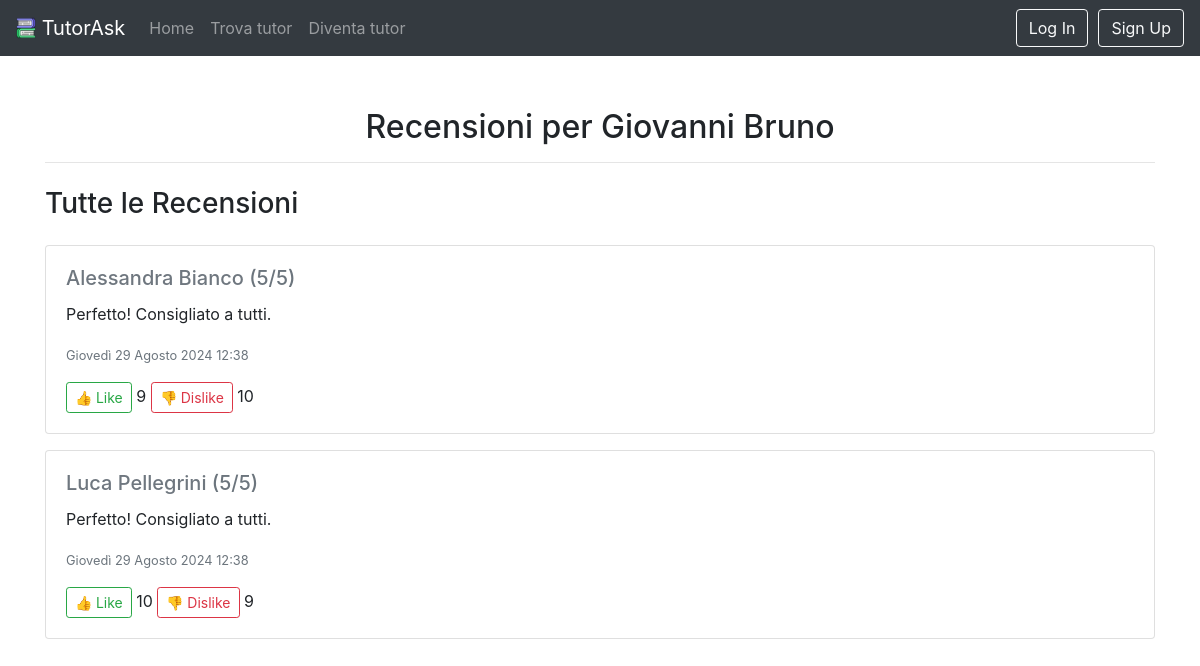
The page /reviews/tutor/1324/ on the database its author committed.
### users/models.py (models this page shows, shortened)
class Tutor(models.Model):
    user = models.OneToOneField(User, on_delete=models.CASCADE, primary_key=True)
    profile_picture = models.ImageField(upload_to='profile_imgs/', default='default/default_user.png')
    bio = models.TextField(blank=True, null=True)
    subjects = models.ManyToManyField(Subject)
    location = models.ForeignKey(Location, on_delete=models.DO_NOTHING)
    price_per_hour = models.IntegerField(default=15)
    rating = models.FloatField(default=3.0)  # da 1 a 5
    class Meta:
        verbose_name_plural = "Tutors"

class User(AbstractUser):
    is_student = models.BooleanField(default=False)
    is_tutor = models.BooleanField(default=False)
    birth_date = models.DateField()
    class Meta:
        verbose_name_plural = "Users"

class Student(models.Model):
    user = models.OneToOneField(User, on_delete=models.CASCADE, primary_key=True)
    reputation_score = models.IntegerField(default=60)  # Da 20 a 100
    class Meta:
        verbose_name_plural = "Students"

### reviews/models.py (models this page shows, shortened)
class Review(models.Model):
    tutor = models.ForeignKey(Tutor, on_delete=models.CASCADE, related_name='tutor_reviews')
    student = models.ForeignKey(Student, on_delete=models.CASCADE, related_name='student_reviews')
    rating = models.PositiveIntegerField()
    comment = models.TextField(blank=True, null=True)
    created_at = models.DateTimeField(auto_now_add=True)
    class Meta:
        verbose_name_plural = "Reviews"
        unique_together = ('tutor', 'student')
    @property
    def helpful_count(self):
        return self.votes.filter(is_like=True).count()
    @property
    def useless_count(self):
        return self.votes.filter(is_like=False).count()

### reviews/views.py (the view, shortened to what this page needs)
# urls.py: path('tutor/<int:pk>/', TutorReviewView.as_view(), name='tutor_reviews'),
class TutorReviewView(FormMixin, DetailView):
    model = Tutor
    template_name = 'reviews/tutor_reviews.html'
    context_object_name = 'tutor'
    form_class = ReviewForm
    def get_context_data(self, **kwargs):
        context = super().get_context_data(**kwargs)
        context['reviews'] = self.object.tutor_reviews.all().order_by('-created_at')
        if self.request.user.is_authenticated and self.request.user.is_student:
            student = self.request.user.student
            now = datetime.now()
            has_past_booking = Booking.objects.filter(
                Q(booked_for__day__lt=now.date()) |
                Q(booked_for__day=now.date(), booked_for__end__lt=now.time())
            ).filter(student=student, booked_for__tutor=self.object).exists()
            has_review = Review.objects.filter(
                tutor=self.object,
                student=student
            ).exists()
            if has_past_booking and not has_review:
                context['form'] = self.get_form()
            elif not has_past_booking:
                context['form'] = None
                context['info'] = "Non puoi inserire recensioni per i tutor con i quali non hai ancora sostenuto lezioni"
            elif has_review:
                context['form'] = None
                context['info'] = "Puoi inserire un'unica recensione per tutor"
            context['user_likes'] = {
                review.id: list(review.votes.filter(is_like=True).values_list('student_id', flat=True))
                for review in context['reviews']
            }
            context['user_dislikes'] = {
                review.id: list(review.votes.filter(is_like=False).values_list('student_id', flat=True))
                for review in context['reviews']
            }
        else:
            context['form'] = 'tutor'
        return context

### reviews/templatetags/custom_filters.py (called while the page is built)
@register.filter
def get_item(dictionary, key):
    return dictionary.get(key)

### reviews/templates/reviews/tutor_reviews.html (shortened to what this page needs)
{% extends 'base.html' %}
{% load custom_filters %}
{% block styles %} <link rel="stylesheet" href="https://cdnjs.cloudflare.com/ajax/libs/font-awesome/6.0.0-beta3/css/all.min.css"> {% endblock %}
{% block content %}
<div class="container mt-5">
    <h2 class="text-center">{% if request.user.pk == tutor.user.pk %}Recensioni sul mio conto{% else %}Recensioni per <a style="text-decoration: none; color: #212529" href="{% url 'lessons:tutor_detail' tutor.user.pk %}">{{ tutor.user.get_full_name }}{% endif %}</a></h2>
    <hr>
    <h3 class="my-4">Tutte le Recensioni</h3>
    <div>
        {% for review in reviews %}
            <div class="card mb-3">
                <div class="card-body">
                    <h5 class="card-title"><span class="text-muted"><a style="text-decoration: none; color: #6f777f" href="{% url 'reviews:student_reviews' review.student.user.pk %}">{% if review.student.user.id == request.user.id %}Tu{% else %}{{ review.student.user.get_full_name }}{% endif %}</a> ({{ review.rating }}/5)</span></h5>
                    <p class="card-text">{{ review.comment }}</p>
                    <p class="card-text"><small class="text-muted">{{ review.created_at }}</small></p>
                    <form method="post" action="{% url 'reviews:vote_review' review.pk 1 %}" style="display:inline;">
                        <button type="submit" class="btn btn-outline-success btn-sm {% if request.user.id in user_likes|get_item:review.id %}active{% endif %}">
                            👍 Like
                        </button>
                        <span>{{ review.helpful_count }}</span>
                    </form>
                    <form method="post" action="{% url 'reviews:vote_review' review.pk 0 %}" style="display:inline;">
                        <button type="submit" class="btn btn-outline-danger btn-sm {% if request.user.id in user_dislikes|get_item:review.id %}active{% endif %}">
                            👎 Dislike
                        </button>
                        <span>{{ review.useless_count }}</span>
                    </form>
                </div>
            </div>
        {% empty %}
            <p class="text-muted">Non ci sono ancora recensioni.</p>
        {% endfor %}
    </div>
</div>
{% endblock %}

### static/css/home.css (style rules this page uses)
html, body { height: 100%; margin: 0; background-color: #ffffff; }
body { padding-top: 60px; }

### rows shown on the page
Tutor: user.get_full_name "Giovanni Bruno"
Review: student.user.get_full_name "Alessandra Bianco", rating "5", comment "Perfetto! Consigliato a tutti.", created_at "Giovedì 29 Agosto 2024 12:38", helpful_count "9", useless_count "10"
Review: student.user.get_full_name "Luca Pellegrini", rating "5", comment "Perfetto! Consigliato a tutti.", created_at "Giovedì 29 Agosto 2024 12:38", helpful_count "10", useless_count "9"
